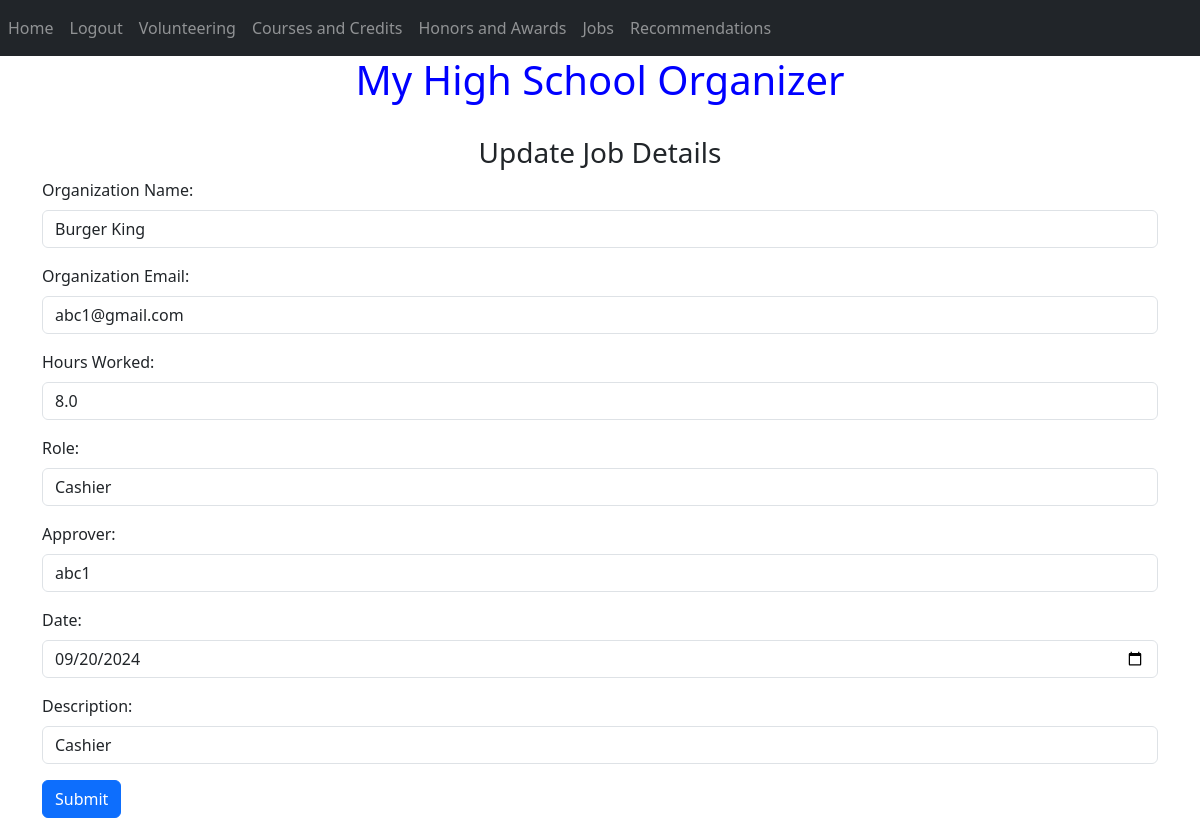
Page /update-job?jobid=1 (signed in) on the committed database.
### website/models.py (models this page shows)
class Job(db.Model):
    job_seq = db.Column(db.Integer, primary_key=True)
    org_name = db.Column(db.String(200))
    org_email=db.Column(db.String(150))
    role =  db.Column(db.String(200))
    approver = db.Column(db.String(200))
    date = db.Column(db.Date)
    description = db.Column(db.String(500))
    hours = db.Column(db.Numeric)
    user_id = db.Column(db.Integer, db.ForeignKey('user.id'))
    docref= db.Column(db.String(500))

### website/views.py (the view, shortened to what this page needs)
@views.route('/update-job', methods=['GET','POST'])
@login_required
def update_job():
        jobid = request.args.get('jobid')
        job= Job.query.get(jobid)
        print('initial')
        print(job.org_name)
        return render_template("update_jobs.html", user=current_user, job=job)

### website/__init__.py (called while the page is built)
def create_app():
    app = Flask(__name__)
    app.config['SQLALCHEMY_TRACK_MODIFICATIONS'] = 'False'
    app.config['SECRET_KEY'] = 'd'
    app.config['SQLALCHEMY_DATABASE_URI'] = f'sqlite:///{DB_NAME}'
    db.init_app(app)
    print('success 1')
    from .views import views
    from .auth import auth
    print('success 2')
    app.register_blueprint(views, url_prefix='/')
    app.register_blueprint(auth, url_prefix='/')
    from .models import User
    create_database(app)
    login_manager = LoginManager()
    login_manager.login_view = 'auth.login'
    login_manager.init_app(app)
    @login_manager.user_loader
    def load_user(id):
        return User.query.get(int(id))
    return app

### website/templates/update_jobs.html
{% extends "base.html" %} {% block title %}Update Job Information{% endblock %} {% block content %}
<br />
    <form method="POST">
        <h3 align="center">
            Update Job Details
        </h3>
        <div class="form-group">
            <label for="orgName">Organization Name:</label>
            <input
                type="text"
                class="form-control"
                name="orgName"
                value="{{job.org_name}}"
            />
        </div>
        <div class="form-group">
            <label for="orgEmail">Organization Email:</label>
            <input
                type="email"
                class="form-control"
                name="orgEmail"
                value="{{job.org_email}}"
            />
        </div>
        <div class="form-group">
            <label for="hours">Hours Worked:</label>
            <input
                type="number"
                class="form-control"
                id="hours"
                name="hours"
                placeholder="Enter Hours"
                value="{{"%.1f"|format(job.hours)}}"
            />
        </div>
        <div class="form-group">
            <label for="role">Role:</label>
            <input
                type="text"
                class="form-control"
                id="role"
                name="role"
                placeholder="Enter Role"
                value="{{job.role}}"
            />
        </div>
        <div class="form-group">
            <label for="approver">Approver:</label>
            <input
                type="text"
                class="form-control"
                id="approver"
                name="approver"
                placeholder="Enter Approver"
                value="{{job.approver}}"
            />
        </div>
        <div class="form-group">
            <label for="date">Date:</label>
            <input
                type="date"
                class="form-control"
                id="date"
                name="date"
                placeholder="Enter date"
                value="{{job.date}}"
            />
        </div>
        <div class="form-group">
            <label for="description">Description:</label>
            <input
                type="text"
                class="form-control"
                id="description"
                name="description"
                placeholder="Enter description"
                value="{{job.description}}"
            />
        </div>
        <button type="submit" class="btn btn-primary">Submit</button>
    </form>
    {% endblock %}

### website/templates/base.html (style rules this page uses)
body { background-image: url('https://th.bing.com/th/id/R.b179474d4fa04e9df880ef0445697ee5?rik=v7kEGZ6PWclRJQ&riu=http%3a%2f%2fgetwallpapers.com%2fwallpaper%2ffull%2f5%2fc%2f3%2f1072806-large-cream-colored-wallpaper-2560x1440.jpg&ehk=rWQhLJNfK0N7alVZ9aBW%2bv9c%2bPASYbn8wuBAyj0UOIw%3d&risl=&pid=ImgRaw&r=0'); background-repeat: no-repeat; background-attachment: fixed; background-size: 100% 100%; }

### rows in the picture
Job: orgName "Burger King", orgEmail "abc1@gmail.com", hours "8.0", role "Cashier", approver "abc1", date "09/20/2024", description "Cashier"
